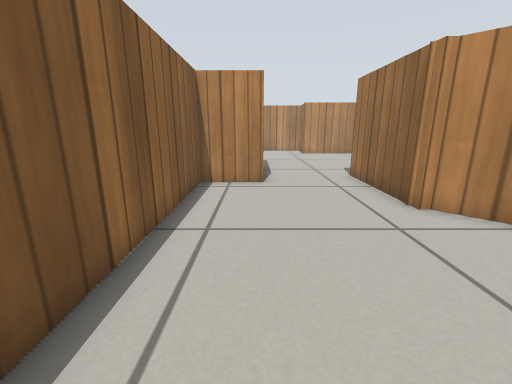
[1] (above)

17 first-person views from a walk through a Gazebo world. The camera is 0.51 m above the floor, tilts 14° down and sees 90° across. The floor is counted in squares, 0.25 m on a side. Each view is taken from the middle of a square. On the plan, view 1 faces up. The plan holds only what a view shows up to about 16 squares ahead; the rest is blank. Simple patterns stand in for the simulator's built-in surfaces.

[2]
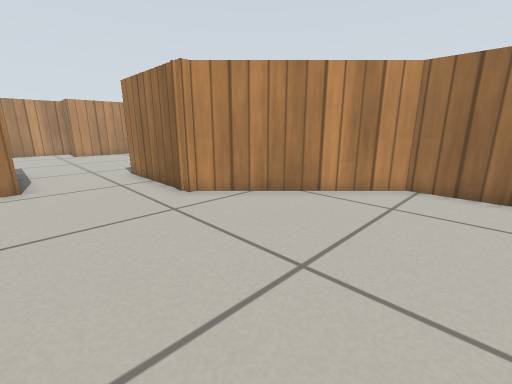

[3]
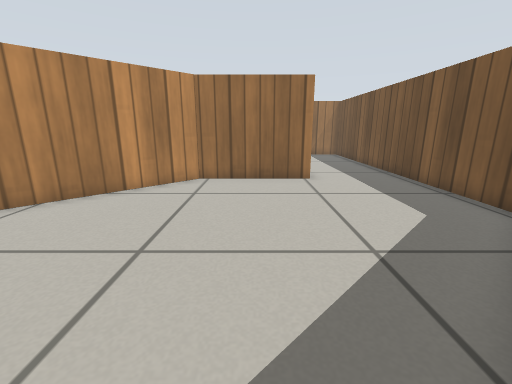

[4]
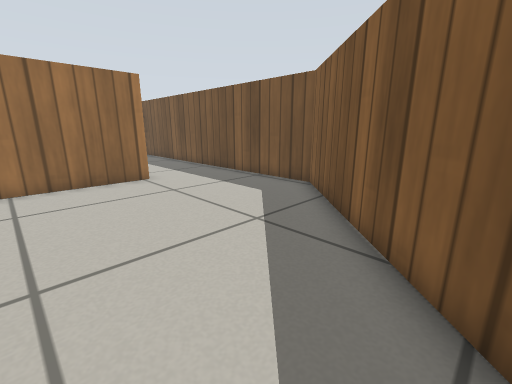

[5]
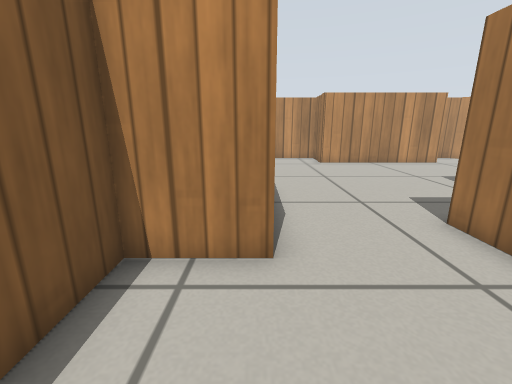

[6]
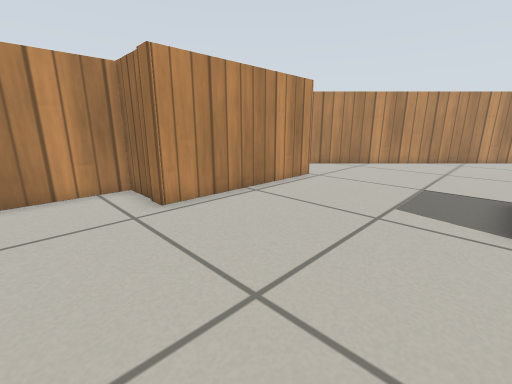

[7]
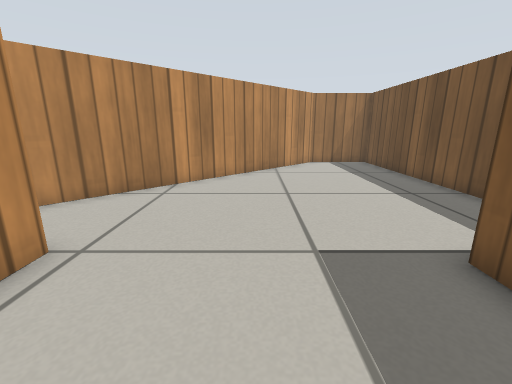

[8]
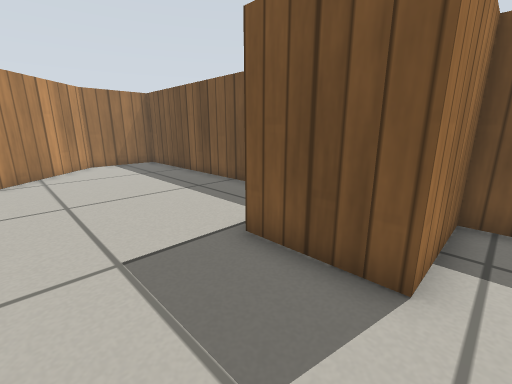

[9]
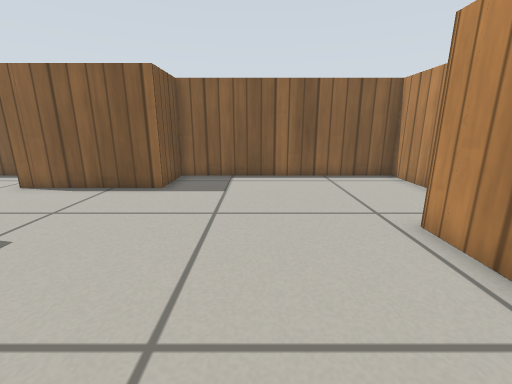

[10]
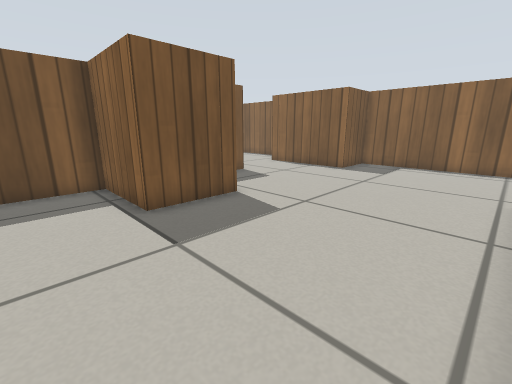

[11]
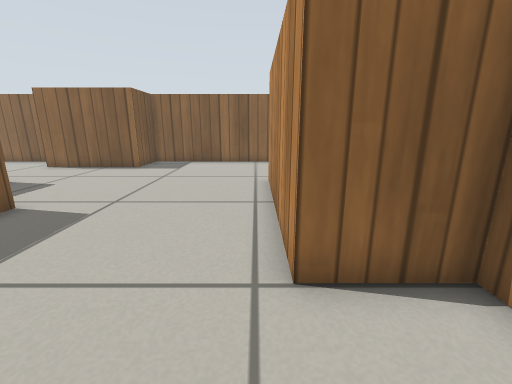

[12]
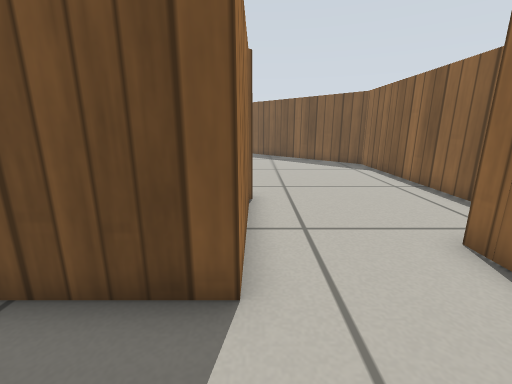

[13]
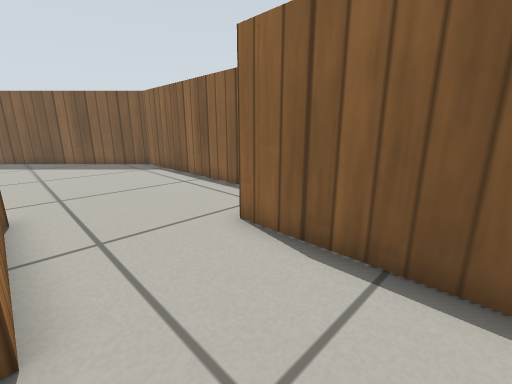

[14]
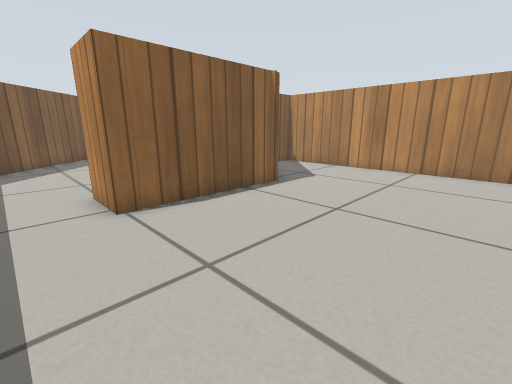

[15]
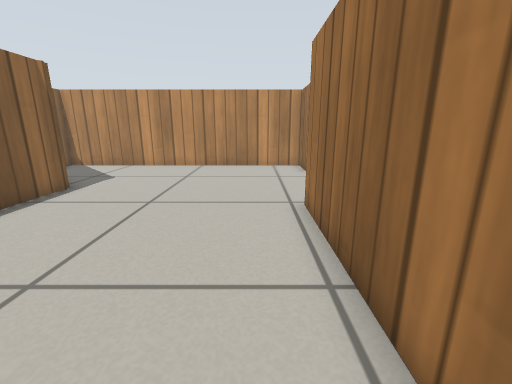

[16]
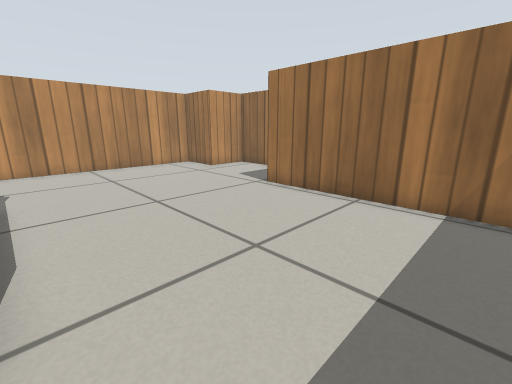

[17]
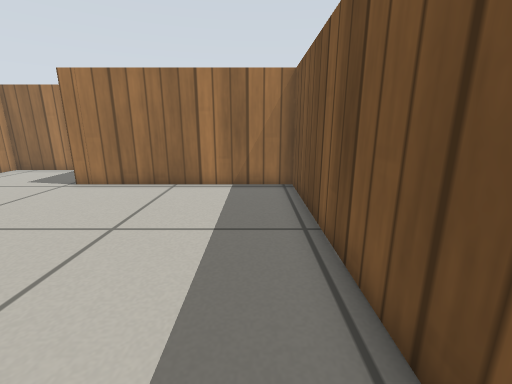

### Floor plan
Ten units are one square. View 1 is at (0, 0); x grows to the right and y downward. Boxes are objects, and circles mark ways between rooms. Rooms are numbered by the first view taken in them; rooms with no view inside come last. Other rooms are left out.
<svg viewBox="-26 -245 258 324">
<path fill="none" stroke="#000" d="M42 -62 42 -96M94 32 94 -13 45 -63M3 -97 -21 -97 -21 8 44 74 96 74M109 -240 109 -215 40 -215 40 -240 -21 -240 -21 -147 3 -147 3 -97M42 -96 42 -113 76 -113 76 -147 106 -147 106 -113 227 -113 227 -147 135 -239M115 -29 115 32 94 32M227 -31 227 -60 204 -60 204 -84 77 -84 77 -73M96 74 193 74 193 -8"/>
<circle cx="20" cy="-105" r="3" fill="#2a7"/>
<circle cx="105" cy="50" r="3" fill="#2a7"/>
<text x="40" y="-10">1</text>
<text x="90" y="-170">2</text>
<text x="150" y="-20">3</text>
</svg>
Room 1 opens to room 2. Room 1 opens to room 3.

Where each view was taken, in squares from view 1:
view 1: 0 up, 0 right, facing up
view 2: 1 down, 0 right, facing up-right
view 3: 1 down, 1 left, facing right
view 4: 1 up, 1 left, facing down-right
view 5: 6 up, 0 right, facing up
view 6: 15 up, 1 right, facing up-right
view 7: 18 up, 7 right, facing right
view 8: 18 up, 7 right, facing down-right
view 9: 18 up, 9 right, facing left
view 10: 21 up, 13 right, facing down-left
view 11: 21 up, 14 right, facing left
view 12: 14 up, 4 right, facing down
view 13: 14 up, 4 right, facing down-left
view 14: 5 down, 18 right, facing up-left
view 15: 6 down, 18 right, facing up
view 16: 6 down, 12 right, facing up-right
view 17: 6 down, 10 right, facing right
